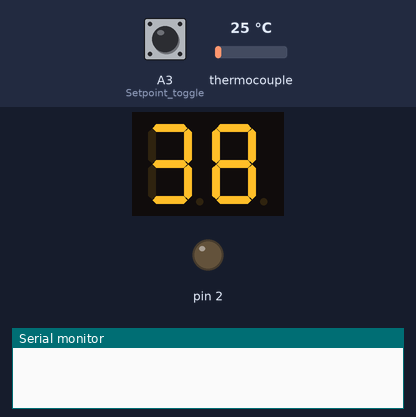
Bench run of a sketch on a simulated Arduino Nano, built with avr-gcc and run on an emulated ATmega328P. On the bench: 2-digit seven-segment display, output pins drawn as LEDs (lit = HIGH), the last lines printed to the serial monitor. The inputs (shaded band) are chosen by the test bench; at power-on: A3 (Setpoint_toggle) HIGH, thermocouple 25 °C.

Above: at 0.1 s.
At 126.2 s:
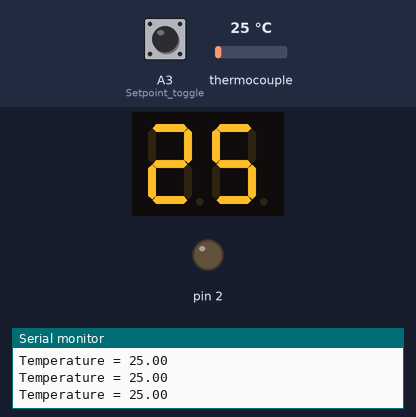

The sketch:

dkPID.ino
```cpp
#include <SevSeg.h>
#include <Adafruit_MAX31865.h>
#include<PID_v1.h>

Adafruit_MAX31865 tempSensor = Adafruit_MAX31865(10, 11, 12, 13);
#define RREF      439.0 //adjust here
#define RNOMINAL  100.0

double temp;
double pwmOut;
double setpoint, kP = 2, kI = 5, kD = 1;
PID control(&temp, &pwmOut, &setpoint, kP, kI, kD, DIRECT);

SevSeg sevseg;

void setup() {
  pinMode(A3, INPUT); //Setpoint toggle
  for(int i=3; i <= 9; i++)
    pinMode(i, OUTPUT);
  pinMode(A6, OUTPUT);
  pinMode(A7, OUTPUT);

  //sevenSegement
  byte numDigits = 2;
  byte digitPins[] = {3, 4};
  byte segmentPins[] = {5, 6, 7, 8, 9, A6, A7, A2}; //Segments: A,B,C,D,E,F,G,Period
  sevseg.begin(COMMON_ANODE, numDigits, digitPins, segmentPins);
  sevseg.setBrightness(256);

  Serial.begin(115200);

  tempSensor.begin(MAX31865_2WIRE);
  control.SetMode(AUTOMATIC);
  setpoint = 20; //Default Value
}

// Fault logic for the Temp Sensor
int tempSensorFault(uint8_t fault) {
   if (fault) {
    Serial.print("Fault 0x"); Serial.println(fault, HEX);
    if (fault & MAX31865_FAULT_HIGHTHRESH) {
      Serial.println("RTD High Threshold");
    }
    if (fault & MAX31865_FAULT_LOWTHRESH) {
      Serial.println("RTD Low Threshold");
    }
    if (fault & MAX31865_FAULT_REFINLOW) {
      Serial.println("REFIN- > 0.85 x Bias");
    }
    if (fault & MAX31865_FAULT_REFINHIGH) {
      Serial.println("REFIN- < 0.85 x Bias - FORCE- open");
    }
    if (fault & MAX31865_FAULT_RTDINLOW) {
      Serial.println("RTDIN- < 0.85 x Bias - FORCE- open");
    }
    if (fault & MAX31865_FAULT_OVUV) {
      Serial.println("Under/Over voltage");
    }
    tempSensor.clearFault();
    return 1;
  }

  return 0;
}


void loop() {

  if(digitalRead(A3) == LOW) {
    setpoint = 30;
  }
  else {
    setpoint = 38;
  }
  //output setpoint
  sevseg.setNumber((int)setpoint);
  for(uint16_t i=0; i < 65000; i++) {
    sevseg.refreshDisplay();
  }

  //read temperature
  uint16_t rtd = tempSensor.readRTD();
  float ratio = rtd;
  ratio /= 32768;
  temp = (tempSensor.temperature(RNOMINAL, RREF));
  uint8_t fault = tempSensor.readFault();

  if(!tempSensorFault(fault)) {
    Serial.print("Temperature = "); Serial.println(temp);
    sevseg.setNumber((int)temp);
    control.Compute();
    analogWrite(2, pwmOut);
  }

  //Output current temperature
  for(uint16_t i = 0; i < 65000; i++) {
      for(uint16_t i = 0; i < 3; i++) {
        sevseg.refreshDisplay();
      }
  }
}
```
